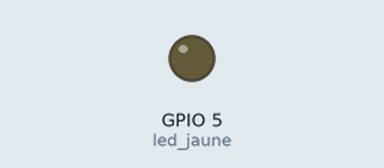
Simulated run of this sketch. Board: ESP8266 (NodeMCU). Shown: output pins drawn as LEDs (lit = HIGH). WiFi joins after 1.5 s; servers stay silent unless stated; what the sketch prints to the serial monitor is not drawn.

Above: at 0.1 s.
At 1.6 s:
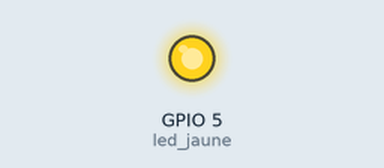
Timing chart, 0 to 3.1 s (numbered marks = the images above):
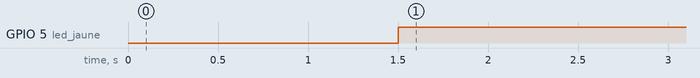

Measured:
- by itself, GPIO 5 (led_jaune): LOW → HIGH at 1.5 s

The sketch:

connectionWIFI.ino
```cpp
#include "Arduino.h"
#include "ESP8266WiFi.h"

// Definition des entrees sorties
const int led_jaune = 5;

// infos de connexions
const char * SSID = "Redmi1";
const char * PASSWORD = "honeyjj664@";

void setup() {
  //Mise en place d4une liaison serie
  Serial.begin(115200L);
  Serial.println("");
  // initialize digital pin LED_BUILTIN as an output.
  pinMode(led_jaune, OUTPUT);

  // mode de connexion
  WiFi.mode(WIFI_STA);
  // start connexion
  WiFi.begin(SSID, PASSWORD);

}

void loop() {
  // put your main code here, to run repeatedly:
  //tester l'etat de la connexion
  // si l'object est connecte au reseau on effectue les taches
  if(WiFi.isConnected()){
  digitalWrite(led_jaune,HIGH);
  Serial.println("Adresse IP : " + WiFi.localIP().toString());
  }
  else{
   digitalWrite(led_jaune,LOW);
   }

}
```
